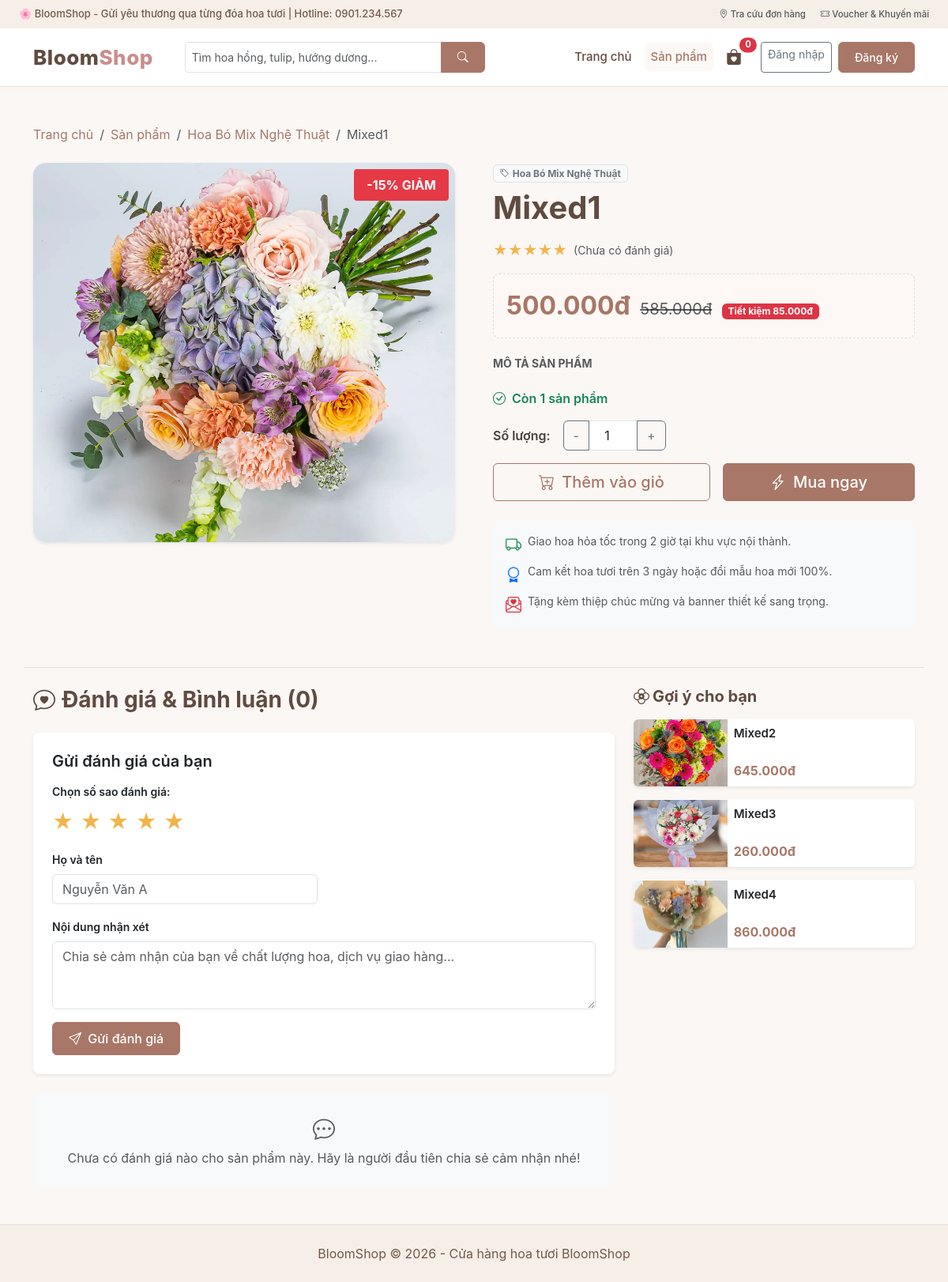
The page /index.php?act=chitiettsp&id=9 on the database its author committed.
### tables this page shows
CREATE TABLE `sanpham` (
  `id` int(11) NOT NULL AUTO_INCREMENT,
  `name` varchar(150) NOT NULL,
  `price` decimal(12,2) NOT NULL,
  `image` varchar(255) NOT NULL,
  `id_dm` int(11) NOT NULL,
  `sale_price` decimal(12,2) DEFAULT NULL,
  `is_sale` tinyint(1) DEFAULT 0,
  `description` text DEFAULT NULL,
  `so_luong` int(11) NOT NULL DEFAULT 0 COMMENT 'Ton kho hien tai',
  PRIMARY KEY (`id`),
  KEY `id_dm` (`id_dm`),
  CONSTRAINT `sanpham_ibfk_1` FOREIGN KEY (`id_dm`) REFERENCES `danhmuc` (`id`)
);

CREATE TABLE `danhmuc` (
  `id` int(11) NOT NULL AUTO_INCREMENT,
  `name` varchar(100) NOT NULL,
  PRIMARY KEY (`id`)
);

### view/chitietsp.php (the view, shortened to what the rows shown need)
<?php
$sp = $sp ?? [];
$danhsach_danhgia = $danhsach_danhgia ?? [];
$avg_rating = $avg_rating ?? 5.0;
$sp_lienquan = $sp_lienquan ?? [];
$asset_dir = $asset_dir ?? (file_exists('view/css/style.css') ? 'view' : (file_exists('../view/css/style.css') ? '../view' : 'view'));
$price = (float)($sp['price'] ?? 0);
$sale_price = (float)($sp['sale_price'] ?? 0);
$has_sale = (!empty($sp['is_sale']) && $sale_price > 0 && $sale_price < $price);
$current_price = $has_sale ? $sale_price : $price;
$discount_pct = ($has_sale && $price > 0) ? round((($price - $sale_price) / $price) * 100) : 0;
$count_reviews = count($danhsach_danhgia);
$ton_kho = max(0, (int)($sp['so_luong'] ?? 0));
$het_hang = ($ton_kho <= 0);
?>
<div class="container my-5">
    <nav aria-label="breadcrumb" class="mb-4">
        <ol class="breadcrumb">
            <li class="breadcrumb-item"><a href="index.php?act=trangchu" class="text-decoration-none">Trang chủ</a></li>
            <li class="breadcrumb-item"><a href="index.php?act=sanpham" class="text-decoration-none">Sản phẩm</a></li>
            <?php if (!empty($sp['id_dm']) && !empty($sp['tendanhmuc'])) { ?>
                <li class="breadcrumb-item"><a href="index.php?act=sanpham&id_dm=<?= $sp['id_dm'] ?>" class="text-decoration-none"><?= htmlspecialchars($sp['tendanhmuc']) ?></a></li>
            <?php } ?>
            <li class="breadcrumb-item active text-truncate" style="max-width: 300px;"><?= htmlspecialchars($sp['name'] ?? '') ?></li>
        </ol>
    </nav>
    <div class="row g-4 g-lg-5">
        <div class="col-md-6">
            <div class="card border-0 shadow-sm rounded-4 overflow-hidden position-relative">
                <?php if ($has_sale) { ?>
                    <span class="badge-sale fs-6 px-3 py-2">-<?= $discount_pct ?>% GIẢM</span>
                <?php } ?>
                <img src="<?= $asset_dir ?>/image/sanpham/<?= htmlspecialchars($sp['image'] ?? '') ?>"
                     class="img-fluid w-100"
                     style="max-height: 480px; object-fit: cover;"
                     alt="<?= htmlspecialchars($sp['name'] ?? '') ?>"
                     onerror="this.src='<?= $asset_dir ?>/image/banner.jpg'">
            </div>
        </div>
        <div class="col-md-6">
            <?php if (!empty($sp['id_dm']) && !empty($sp['tendanhmuc'])) { ?>
                <a href="index.php?act=sanpham&id_dm=<?= $sp['id_dm'] ?>" class="badge bg-light text-secondary border text-decoration-none mb-2">
                    <i class="bi bi-tag me-1"></i><?= htmlspecialchars($sp['tendanhmuc']) ?>
                </a>
            <?php } ?>
            <h1 class="fw-bold mb-3" style="color: #604b41;"><?= htmlspecialchars($sp['name'] ?? '') ?></h1>
            <div class="d-flex align-items-center gap-2 mb-3">
                <div class="star-rating">
                    <?php
                    $avg = ($count_reviews > 0 && !empty($avg_rating)) ? round((float)$avg_rating, 1) : 5.0;
                    for ($s = 1; $s <= 5; $s++) {
                        echo ($s <= round($avg)) ? '★' : '☆';
                    }
                    ?>
                </div>
                <?php if ($count_reviews > 0) { ?>
                    <span class="fw-bold text-dark"><?= number_format($avg, 1) ?></span>
                    <span class="text-muted small">(<?= $count_reviews ?> đánh giá)</span>
                <?php } else { ?>
                    <span class="text-muted small">(Chưa có đánh giá)</span>
                <?php } ?>
            </div>
            <div class="mb-4 p-3 rounded-3" style="background-color: #fdf8f5; border: 1px dashed #ebdcd5;">
                <span class="fs-2 fw-bold price-text"><?= number_format($current_price, 0, ',', '.') ?>đ</span>
                <?php if ($has_sale) { ?>
                    <span class="fs-5 text-muted text-decoration-line-through ms-2"><?= number_format($price, 0, ',', '.') ?>đ</span>
                    <span class="badge bg-danger ms-2">Tiết kiệm <?= number_format($price - $sale_price, 0, ',', '.') ?>đ</span>
                <?php } ?>
            </div>
            <div class="mb-4">
                <h6 class="fw-bold text-muted text-uppercase small">Mô tả sản phẩm</h6>
            </div>
            <div class="mb-3">
                <?php if ($het_hang): ?>
                    <span class="badge bg-danger px-3 py-2">
                        <i class="bi bi-x-circle me-1"></i> HẾT HÀNG
                    </span>
                <?php else: ?>
                    <span class="text-success fw-semibold">
                        <i class="bi bi-check-circle me-1"></i>
                        Còn <?= $ton_kho ?> sản phẩm
                    </span>
                <?php endif; ?>
            </div>
            <?php if (!$het_hang): ?>
                <form method="POST"
                    action="index.php?act=themgiohang"
                    class="mb-4">
                    <div class="d-flex align-items-center gap-3 mb-3">
                        <label class="form-label mb-0 fw-semibold">
                            Số lượng:
                        </label>
                        <div class="input-group" style="width: 130px;">
                            <button class="btn btn-outline-secondary"
                                    type="button"
                                    onclick="changeQty(-1)">
                                -
                            </button>
                            <input type="number"
                                id="buy_qty"
                                name="qty"
                                class="form-control text-center"
                                value="1"
                                min="1"
                                max="<?= $ton_kho ?>"
                                required>
                            <button class="btn btn-outline-secondary"
                                    type="button"
                                    onclick="changeQty(1)">
                                +
                            </button>
                        </div>
                    </div>
                    <div class="d-flex gap-3">
                        <button type="submit"
                                name="themgiohang"
                                value="1"
                                class="btn btn-bloom-outline btn-lg flex-fill">
                            <i class="bi bi-cart-plus me-1"></i>
                            Thêm vào giỏ
                        </button>
                        <button type="submit"
                                name="muangay"
                                value="1"
                                class="btn btn-bloom btn-lg flex-fill">
                            <i class="bi bi-lightning-charge me-1"></i>
                            Mua ngay
                        </button>
                    </div>
                </form>
            <?php endif; ?>
            <div class="card bg-light border-0 p-3 small text-muted rounded-3">
                <div class="d-flex gap-2 mb-2"><i class="bi bi-truck text-success fs-5"></i> <span>Giao hoa hỏa tốc trong 2 giờ tại khu vực nội thành.</span></div>
                <div class="d-flex gap-2 mb-2"><i class="bi bi-award text-primary fs-5"></i> <span>Cam kết hoa tươi trên 3 ngày hoặc đổi mẫu hoa mới 100%.</span></div>
                <div class="d-flex gap-2"><i class="bi bi-envelope-paper-heart text-danger fs-5"></i> <span>Tặng kèm thiệp chúc mừng và banner thiết kế sang trọng.</span></div>
            </div>
        </div>
    </div>
    <div class="row mt-5 pt-4 border-top">
        <div class="col-lg-8">
            <h3 class="fw-bold mb-4" style="color: #604b41;">
                <i class="bi bi-chat-heart me-2"></i>Đánh giá & Bình luận (<?= $count_reviews ?>)
            </h3>
            <div class="card border-0 shadow-sm p-4 mb-4 rounded-3" style="background: #ffffff;">
                <h5 class="fw-semibold mb-3">Gửi đánh giá của bạn</h5>
                <form method="POST" action="index.php?act=guidanhgia">
                    <div class="mb-3">
                        <label class="form-label d-block fw-semibold small">Chọn số sao đánh giá:</label>
                        <div class="rating-input">
                            <input type="radio" id="star5" name="rating" value="5" checked><label for="star5" title="5 sao">★</label>
                            <input type="radio" id="star4" name="rating" value="4"><label for="star4" title="4 sao">★</label>
                            <input type="radio" id="star3" name="rating" value="3"><label for="star3" title="3 sao">★</label>
                            <input type="radio" id="star2" name="rating" value="2"><label for="star2" title="2 sao">★</label>
                            <input type="radio" id="star1" name="rating" value="1"><label for="star1" title="1 sao">★</label>
                        </div>
                    </div>
                    <div class="row g-3 mb-3">
                        <div class="col-md-6">
                            <label class="form-label fw-semibold small">Họ và tên</label>
                            <input type="text" name="user_name" class="form-control" placeholder="Nguyễn Văn A" value="<?= htmlspecialchars($_SESSION['name'] ?? '') ?>" required>
                        </div>
                    </div>
                    <div class="mb-3">
                        <label class="form-label fw-semibold small">Nội dung nhận xét</label>
                        <textarea name="content" rows="3" class="form-control" placeholder="Chia sẻ cảm nhận của bạn về chất lượng hoa, dịch vụ giao hàng..." required></textarea>
                    </div>
                    <button type="submit" name="guidanhgia" class="btn btn-bloom">
                        <i class="bi bi-send me-1"></i> Gửi đánh giá
                    </button>
                </form>
            </div>
            <div class="reviews-list">
                <?php if (!empty($danhsach_danhgia)) { ?>
                    <?php foreach ($danhsach_danhgia as $dg) { ?>
                        <div class="card border-0 shadow-sm p-3 mb-3 rounded-3 bg-white">
                            <div class="d-flex justify-content-between align-items-center mb-2">
                                <div>
                                    <strong class="text-dark"><?= htmlspecialchars($dg['user_name'] ?? 'Khách hàng') ?></strong>
                                    <div class="star-rating small d-inline-block ms-2">
                                        <?php for ($i = 1; $i <= 5; $i++) {
                                            echo ($i <= (int)($dg['rating'] ?? 5)) ? '★' : '☆';
                                        } ?>
                                    </div>
                                </div>
                                <small class="text-muted"><?= !empty($dg['created_at']) ? date('d/m/Y H:i', strtotime($dg['created_at'])) : '' ?></small>
                            </div>
                            <p class="text-secondary mb-0"><?= nl2br(htmlspecialchars($dg['content'] ?? '')) ?></p>
                        </div>
                    <?php } ?>
                <?php } else { ?>
                    <div class="text-center py-4 text-muted bg-light rounded-3">
                        <i class="bi bi-chat-dots fs-3 d-block mb-1"></i>
                        <span>Chưa có đánh giá nào cho sản phẩm này. Hãy là người đầu tiên chia sẻ cảm nhận nhé!</span>
                    </div>
                <?php } ?>
            </div>
        </div>
        <div class="col-lg-4">
            <h5 class="fw-bold mb-3" style="color: #604b41;">
                <i class="bi bi-flower2 me-1"></i>Gợi ý cho bạn
            </h5>
            <?php if (!empty($sp_lienquan)) { foreach ($sp_lienquan as $lq) {
                $lq_price = (float)($lq['price'] ?? 0);
                $lq_sale = (float)($lq['sale_price'] ?? 0);
                $lq_has_sale = (!empty($lq['is_sale']) && $lq_sale > 0 && $lq_sale < $lq_price);
                $lq_current = $lq_has_sale ? $lq_sale : $lq_price;
            ?>
                <div class="card mb-3 border-0 shadow-sm hover-shadow transition">
                    <div class="row g-0 align-items-center">
                        <div class="col-4">
                            <a href="index.php?act=chitiettsp&id=<?= $lq['id'] ?>">
                                <img src="<?= $asset_dir ?>/image/sanpham/<?= htmlspecialchars($lq['image'] ?? '') ?>"
                                     class="img-fluid rounded-start"
                                     style="height: 85px; width: 100%; object-fit: cover;"
                                     alt="<?= htmlspecialchars($lq['name'] ?? '') ?>"
                                     onerror="this.src='<?= $asset_dir ?>/image/banner.jpg'">
                            </a>
                        </div>
                        <div class="col-8">
                            <div class="card-body p-2">
                                <h6 class="card-title mb-1 small">
                                    <a href="index.php?act=chitiettsp&id=<?= $lq['id'] ?>" class="text-dark text-decoration-none fw-semibold product-title-link">
                                        <?= htmlspecialchars($lq['name'] ?? '') ?>
                                    </a>
                                </h6>
                                <div>
                                    <span class="price-text fw-bold small"><?= number_format($lq_current, 0, ',', '.') ?>đ</span>
                                </div>
                            </div>
                        </div>
                    </div>
                </div>
            <?php }} else { ?>
                <div class="text-muted small fst-italic py-3 bg-light rounded-3 text-center">
                    Đang cập nhật thêm mẫu hoa cùng loại...
                </div>
            <?php } ?>
        </div>
    </div>
</div>

### rows shown on the page
sanpham: id_dm.name "Hoa Bó Mix Nghệ Thuật", name "Mixed1", discount_pct "15", image (picture), current_price "500.000", price "585.000", $price - $sale_price "85.000", so_luong "1", qty "1"
sanpham: image (picture), name "Mixed2", lq_current "645.000"
sanpham: image (picture), name "Mixed3", lq_current "260.000"
sanpham: image (picture), name "Mixed4", lq_current "860.000"

### other values the page prints
$cart_count "0"
$count_reviews "0"
